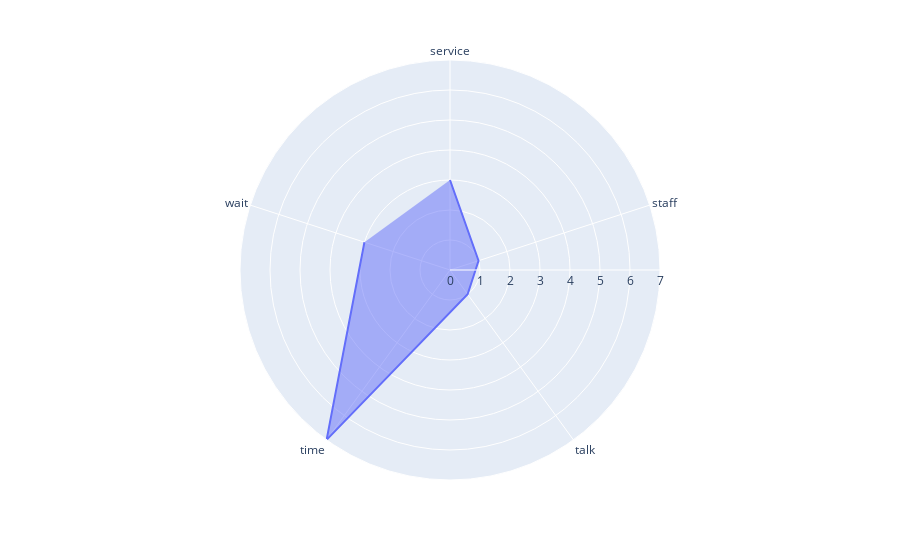

The code cell stored with this chart in its notebook:
### Code cell
data_cv_bad= cv.fit_transform(df_test_bad.loc[df_test_bad.hospital == 'โรงพยาบาลพญาไท 2'].en)
word_count = pd.DataFrame({'word': cv.get_feature_names(), 'count': np.asarray(data_cv_bad.sum(axis=0))[0]})
r = word_count.loc[word_count.word.isin(bad)].reset_index()
fig = px.line_polar(r, r='count', theta='word')
fig.update_traces(fill='toself')
fig.show()

### Figure 1 — Plotly figure (JSON) as saved in the notebook; plotly's stock layout.template omitted (floating-point values rounded to 4 significant figures)
{"data": [{"fill": "toself", "hovertemplate": "count=%{r}<br>word=%{theta}<extra></extra>", "legendgroup": "", "line": {"color": "#636efa", "dash": "solid"}, "mode": "lines", "name": "", "r": [3, 1, 1, 7, 3], "showlegend": false, "subplot": "polar", "theta": ["service", "staff", "talk", "time", "wait"], "type": "scatterpolar"}], "layout": {"autosize": true, "legend": {"tracegroupgap": 0}, "margin": {"t": 60}, "polar": {"angularaxis": {"direction": "clockwise", "rotation": 90, "type": "category"}, "domain": {"x": [0, 1], "y": [0, 1]}, "radialaxis": {"autorange": true, "range": [0, 7], "type": "linear"}}}}
